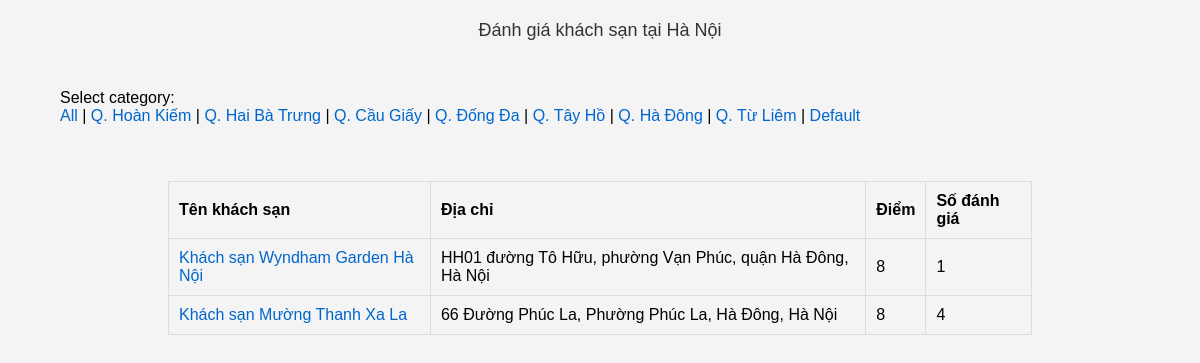
The page /sorted/Hà_Đông on the database as committed earlier.
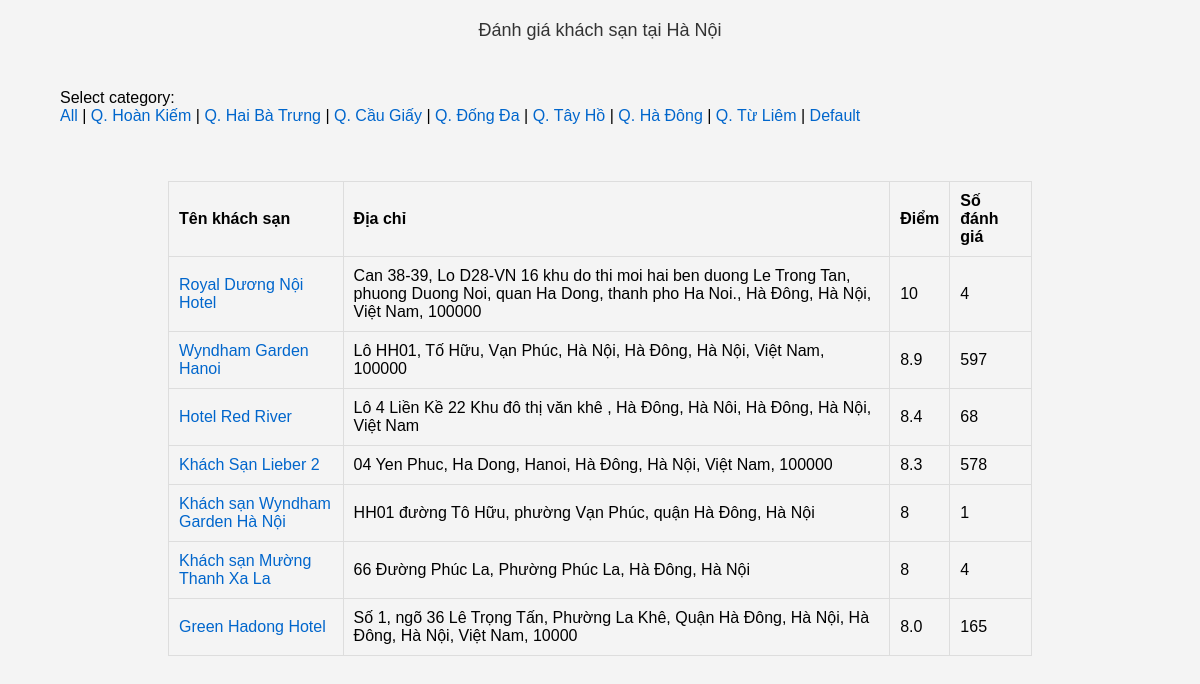
The same page on the database as committed later.
### tables this page shows
CREATE TABLE hotels (
                id INTEGER PRIMARY KEY,
                ten_ks TEXT,
                so_sao TEXT,
                danh_gia TEXT,
                dia_chi TEXT
            );

### web.py (the view)
@app.route("/sorted/<string:district>")
def sorted_index(district):
    conn = sqlite3.connect(dbname)
    cursor = conn.cursor()
    cmline = f"SELECT * FROM hotels"
    if district == "all":
        pass
    else:
        temp = district.replace("_"," ")
        cmline += f" WHERE dia_chi LIKE '%{temp}%'"
    cmline += f" ORDER BY CAST (so_sao AS FLOAT) DESC"
    cursor.execute(cmline)
    hotels = cursor.fetchall()
    conn.close()
    return render_template("index.html", hotels = hotels)

### templates/index.html (shortened to what this page needs)
<!DOCTYPE html>
<html lang="en">
<head>
    <link rel="stylesheet" href="/static/style.css">
</head>
<body>
    <h1>Đánh giá khách sạn tại Hà Nội</h1>
    <br>
    <br>
    <span class ="filter">
        Select category:
        <nav>
            <a href="{{url_for('sorted_index', district = 'all')}}">All</a>  |
            <a href="{{url_for('sorted_index', district = 'Hoàn_Kiếm')}}">Q. Hoàn Kiếm</a>  |
            <a href="{{url_for('sorted_index', district = 'Hai_Bà_Trưng')}}">Q. Hai Bà Trưng</a>  |
            <a href="{{url_for('sorted_index', district = 'Cầu_Giấy')}}">Q. Cầu Giấy</a>  |
            <a href="{{url_for('sorted_index', district = 'Đống_Đa')}}">Q. Đống Đa</a>  |
            <a href="{{url_for('sorted_index', district = 'Tây_Hồ')}}">Q. Tây Hồ</a>  |
            <a href="{{url_for('sorted_index', district = 'Hà_Đông')}}">Q. Hà Đông</a>  |
            <a href="{{url_for('sorted_index', district = 'Từ_Liêm')}}">Q. Từ Liêm</a>  |
            <a href="{{url_for('index')}}">Default</a>
        </nav>
    </span>
    <br>
    <br>
    <table>
        <tr>
            <th>Tên khách sạn</th>
            <th>Địa chỉ</th>
            <th>Điểm</th>
            <th>Số đánh giá</th>
        </tr>
        {% for hotel in hotels %}
            <tr>
                <td><a href= "{{url_for('details', id=hotel[0])}}">{{hotel[1]}}</a></td>
                <td>{{hotel[4]}}</td>
                <td>{{hotel[2]}}</td>
                <td>{{hotel[3]}}</td>
            </tr>
        {% endfor %}
    </table>
</body>
</html>

Rows that differ between the two databases and show on the page:
added hotels: ten_ks "Royal Dương Nội Hotel", dia_chi "Can 38-39, Lo D28-VN 16 khu do thi moi hai ben duong Le Trong Tan, phuong Duong Noi, quan Ha Dong, thanh pho Ha Noi., Hà Đông, Hà Nội, Việt Nam, 100000", so_sao "10", danh_gia "4"
added hotels: ten_ks "Wyndham Garden Hanoi", dia_chi "Lô HH01, Tố Hữu, Vạn Phúc, Hà Nội, Hà Đông, Hà Nội, Việt Nam, 100000", so_sao "8.9", danh_gia "597"
added hotels: ten_ks "Hotel Red River", dia_chi "Lô 4 Liền Kề 22 Khu đô thị văn khê , Hà Đông, Hà Nôi, Hà Đông, Hà Nội, Việt Nam", so_sao "8.4", danh_gia "68"
added hotels: ten_ks "Khách Sạn Lieber 2", dia_chi "04 Yen Phuc, Ha Dong, Hanoi, Hà Đông, Hà Nội, Việt Nam, 100000", so_sao "8.3", danh_gia "578"
added hotels: ten_ks "Green Hadong Hotel", dia_chi "Số 1, ngõ 36 Lê Trọng Tấn, Phường La Khê, Quận Hà Đông, Hà Nội, Hà Đông, Hà Nội, Việt Nam, 10000", so_sao "8.0", danh_gia "165"
